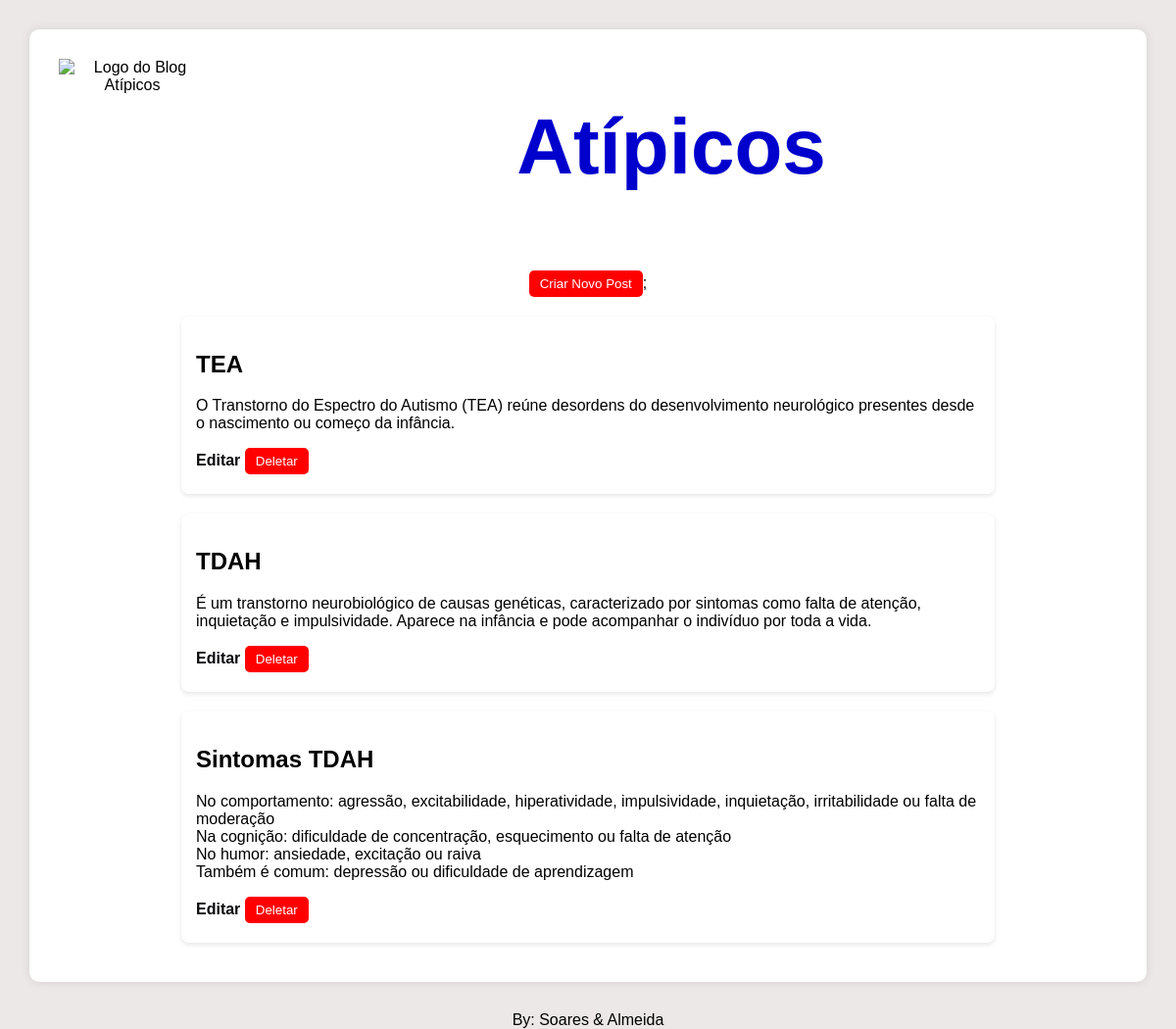
Before: / with the older database file.
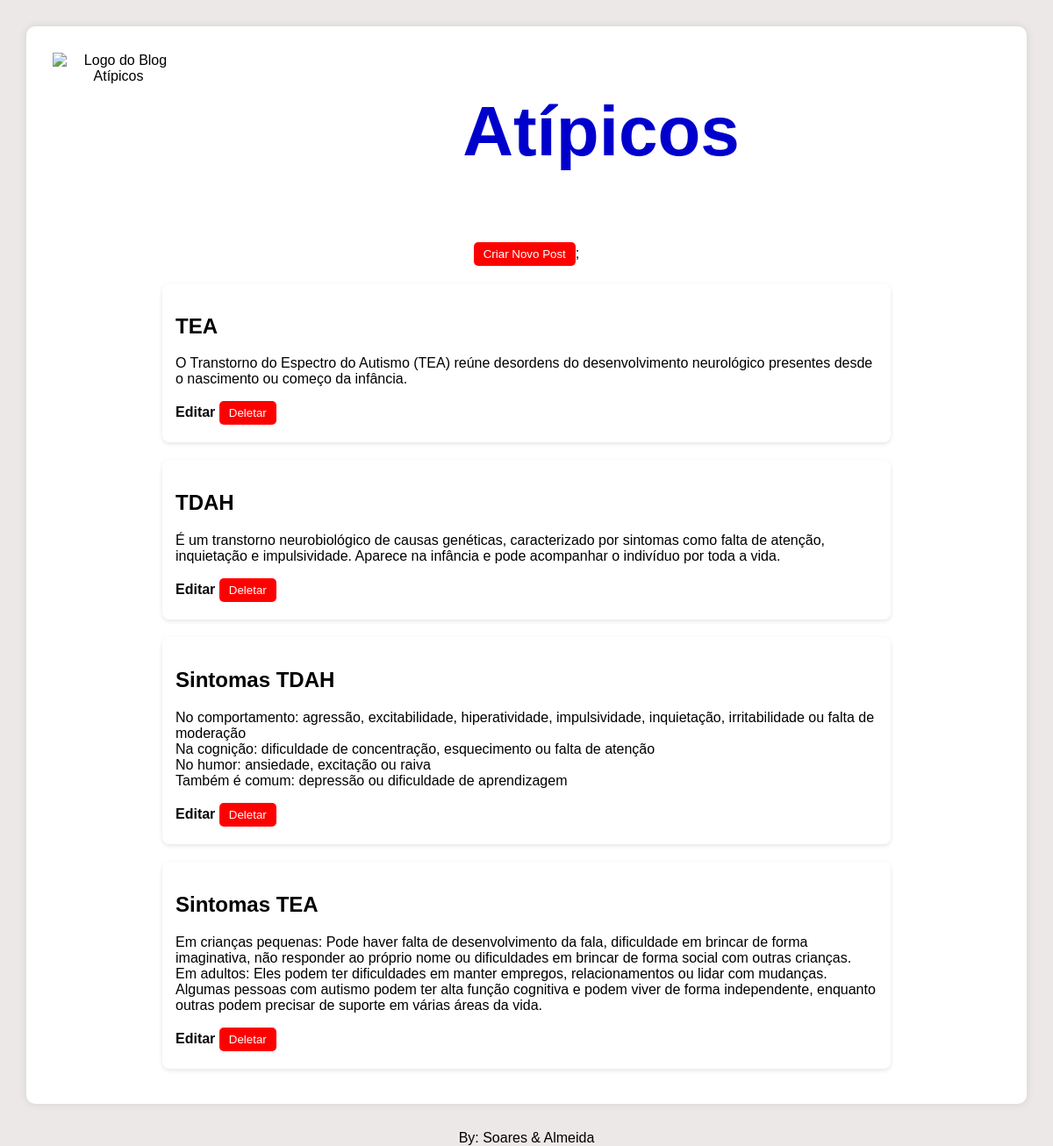
After: the same page with the newer database file.
### tables this page shows
CREATE TABLE posts (
    id INTEGER PRIMARY KEY AUTOINCREMENT,
    title TEXT NOT NULL,
    content TEXT NOT NULL,
    created_at TIMESTAMP DEFAULT CURRENT_TIMESTAMP
);

### app.py (the view)
@app.route('/')
def index():
    db = get_db()
    posts = db.execute('SELECT id, title, content FROM posts').fetchall()
    return render_template('index.html', posts=posts)

### app.py (called while the page is built)
def get_db():
    db = getattr(g, '_database', None)
    if db is None:
        db = g._database = sqlite3.connect(DATABASE)
        db.row_factory = sqlite3.Row
    return db

@app.teardown_appcontext
def close_connection(exception):
    db = getattr(g, '_database', None)
    if db is not None:
        db.close()

### templates/index.html (shortened to what this page needs)
<!DOCTYPE html>
<html lang="pt">
<head>
</head>
<body>
    <div class="container">
         <img src="https://i.postimg.cc/xCGgpMzQ/logo.jpg" alt="Logo do Blog Atípicos"   class="logo">
        <h1>Atípicos <p style="text-align:center"></p></h1>
        <button onclick="window.location.href='{{ url_for('create') }}'">Criar Novo Post</button>;
        <ul>
            {% for post in posts %}
                <li>
                    <h2>{{ post.title }}</h2>
                    <p>{{ post.content }}</p>
                    <a href="{{ url_for('edit', id=post.id) }}">Editar</a>
                    <form action="{{ url_for('delete', id=post.id) }}" method="post" style="display:inline;">
                        <button type="submit" onclick="return confirm('Tem certeza que deseja apagar este post?')">
                            Deletar
                        </button>
                    </form>
                </li>
            {% endfor %}
        </ul>
    </div>
    <div class="footer">
        By: Soares & Almeida
    </div>
</body>
</html>

### templates/index.html (style rules this page uses)
body { background-color: #ede8e8; text-align: center; font-family: Arial, sans-serif; margin: 0; padding: 0; }
.container { max-width: 1100px; margin: 30px auto; padding: 20px; background: white; box-shadow: 0px 0px 10px rgba(0, 0, 0, 0.1); border-radius: 10px; }
.logo { width: 150px; float: left; margin: 10px; / }
h1 { color: #0000CD; font-size: 5em; font-weight: bold; margin-bottom: 20px; }
ul { list-style: none; padding: 0; }
li { margin: 20px auto; max-width: 800px; text-align: left; background: #ffffff; padding: 15px; border-radius: 8px; box-shadow: 0 2px 5px rgba(0, 0, 0, 0.1); }
a { text-decoration: none; color: #0a0a0e; font-weight: bold; display: inline-block; margin-bottom: 10px; }
button { background-color: red; color: white; border: none; padding: 6px 11px; cursor: pointer; border-radius: 5px; }
p { white-space: pre-wrap; word-wrap: break-word; }

Changed rows visible on the page:
added posts: title "Sintomas TEA", content "Em crianças pequenas: Pode haver falta de desenvolvimento da fala, dificuldade em brincar de forma imaginativa, não responder ao próprio nome ou dificuldades em brincar de forma social com outras crianças. Em adultos: Eles podem ter dificuldades em manter empregos, relacionamentos ou lidar com mudanças. Algumas pessoas com autismo podem ter alta função cognitiva e podem viver de forma independente, enquanto outras podem precisar de suporte em várias áreas da vida."
